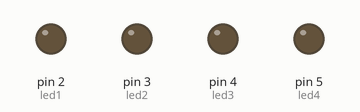
Recording of a sketch running on a simulated Arduino Uno, built with avr-gcc and run on an emulated ATmega328P. On the bench: output pins drawn as LEDs (lit = HIGH).

Above: at 0.5 s.
At 1.6 s:
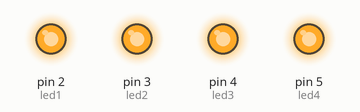
At 3.45 s:
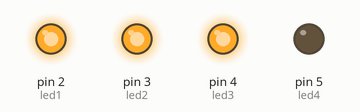
At 4.26 s:
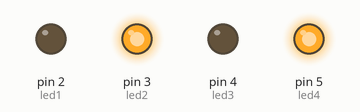
At 4.6 s:
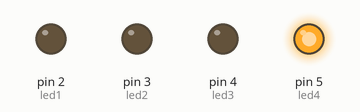
At 5.32 s:
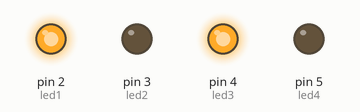
Timing chart, 0 to 5.6 s (numbered marks = the images above):
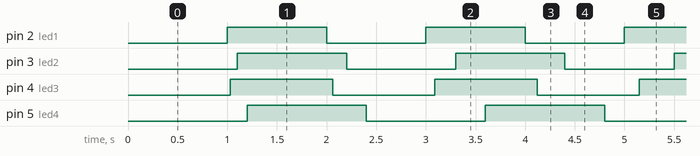

The sketch:

millis_1.ino
```cpp
/*
  MILIS()


  a couple of leds fading in-out at different rates!


*/
// las constantes no cambian. Define el numero del pines:
const int led1 =  2;// pin 2
const int led2 =  3;// pin 3
const int led3 =  4;// pin 4
const int led4 =  5;// pin 5


// Variables que cambian :
int ledState1 = 0;             // Estado del led 1
int ledState2 = 0;             // Estado del led 2
int ledState3 = 0;             // Estado del led 3
int ledState4 = 0;             // Estado del led 4

// Normalmente se debería de utilizar "unsigned long" para variables de tiempo
// Ya que el valor rapidamente crece hasta valores que el int no puede guardar
unsigned long previousMillis1 = 0;        // guardara la última vez que se guardo el millis
unsigned long previousMillis2 = 0;        // guardara la última vez que se guardo el millis
unsigned long previousMillis3 = 0;        // guardara la última vez que se guardo el millis
unsigned long previousMillis4 = 0;        // guardara la última vez que se guardo el millis


const long interval1 = 1000;           // intervalo del blink 1 en milisegundos
const long interval2 = 1100;           // intervalo del blink 2 en milisegundos
const long interval3 = 1030;           // intervalo del blink 3 en milisegundos
const long interval4 = 1200;           // intervalo del blink 4 en milisegundos


void setup() {
  // Definimos cada digital pin como output. Tendremos 4 pins por lo que el contador irá de 0
  //hasta llegar a 5, ya que la primera posición dentro del array es 0 (a0,a1,a2,a3)
  // Empezar el puerto de serial.
  Serial.begin(9600);
  pinMode(led1, OUTPUT);
  pinMode(led2, OUTPUT);
  pinMode(led3, OUTPUT);
  pinMode(led4, OUTPUT);

}

void loop() {
  // Compruba si la diferencia del valor actual de los millis
  // y el de la última vez que parpadeó es mayor que el intervalo
  // que se ha definido para el parpadeo del blink
  // blink the LED.
  unsigned long currentMillis = millis();


  if (currentMillis - previousMillis1 >= interval1) {
    // guardar la ultima vez que parpadeo
    previousMillis1 = currentMillis;
    // Si el led esta apagado enciendelo, sino apagalo:
    if (ledState1 == LOW) {
      ledState1 = HIGH;
    } else {
      ledState1 = LOW;
    }
    // define el led segun los estados definidos:

    digitalWrite(led1, ledState1);
  }


  if (currentMillis - previousMillis2 >= interval2) {
    // guardar la ultima vez que parpadeo
    previousMillis2 = currentMillis;
    // Si el led esta apagado enciendelo, sino apagalo:
    if (ledState2== LOW) {
      ledState2 = HIGH;
    } else {
      ledState2 = LOW;
    }
    // define el led segun los estados definidos:
    digitalWrite(led2, ledState2);
  }


  if (currentMillis - previousMillis3 >= interval3) {
    // guardar la ultima vez que parpadeo
    previousMillis3 = currentMillis;
    // Si el led esta apagado enciendelo, sino apagalo:
    if (ledState3 == LOW) {
      ledState3 = HIGH;
    } else {
      ledState3 = LOW;
    }
    // define el led segun los estados definidos:

    digitalWrite(led3, ledState3);
  }


  if (currentMillis - previousMillis4 >= interval4) {
    // guardar la ultima vez que parpadeo
    previousMillis4 = currentMillis;
    // Si el led esta apagado enciendelo, sino apagalo:
    if (ledState4 == LOW) {
      ledState4 = HIGH;
    } else {
      ledState4 = LOW;
    }
    // define el led segun los estados definidos:
    digitalWrite(led4, ledState4);
  }

}
```

Measured:
- by itself, pin 2 (led1), pin 4 (led3): alternates HIGH for 1.0 s and LOW for 1.0 s
- by itself, pin 3 (led2): alternates HIGH for 1.1 s and LOW for 1.1 s
- by itself, pin 5 (led4): alternates HIGH for 1.2 s and LOW for 1.2 s
